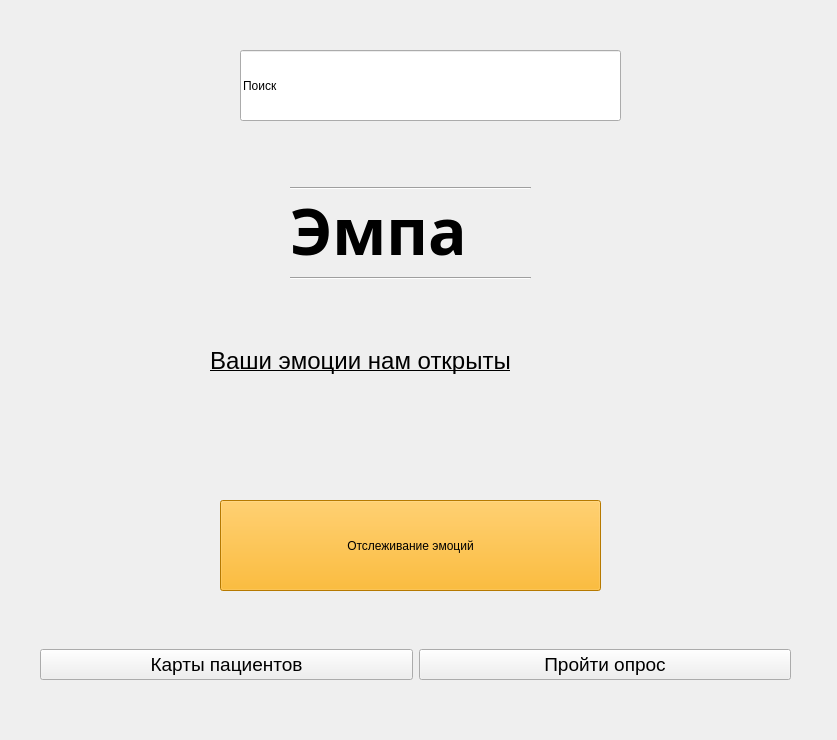
<?xml version="1.0" encoding="UTF-8"?>
<ui version="4.0">
 <class>Form</class>
 <widget class="QWidget" name="Form">
  <property name="geometry">
   <rect>
    <x>0</x>
    <y>0</y>
    <width>837</width>
    <height>740</height>
   </rect>
  </property>
  <property name="windowTitle">
   <string>Form</string>
  </property>
  <property name="styleSheet">
   <string notr="true">font: 75 48pt &quot;Century Gothic&quot;;</string>
  </property>
  <widget class="QLabel" name="label">
   <property name="geometry">
    <rect>
     <x>290</x>
     <y>110</y>
     <width>311</width>
     <height>241</height>
    </rect>
   </property>
   <property name="font">
    <font>
     <family>Century Gothic</family>
     <pointsize>48</pointsize>
     <weight>9</weight>
     <italic>false</italic>
     <bold>false</bold>
    </font>
   </property>
   <property name="text">
    <string>&lt;html&gt;&lt;head/&gt;&lt;body&gt;&lt;p&gt;&lt;span style=&quot; font-weight:600;&quot;&gt;Эмпа&lt;/span&gt;&lt;/p&gt;&lt;/body&gt;&lt;/html&gt;</string>
   </property>
  </widget>
  <widget class="QWidget" name="horizontalLayoutWidget">
   <property name="geometry">
    <rect>
     <x>40</x>
     <y>609</y>
     <width>751</width>
     <height>111</height>
    </rect>
   </property>
   <layout class="QHBoxLayout" name="horizontalLayout">
    <item>
     <widget class="QPushButton" name="pushButton_2">
      <property name="font">
       <font>
        <family>MS Shell Dlg 2</family>
        <pointsize>14</pointsize>
        <weight>50</weight>
        <italic>false</italic>
        <bold>false</bold>
       </font>
      </property>
      <property name="styleSheet">
       <string notr="true">font: 9pt &quot;Century Gothic&quot;;
font: 14pt &quot;MS Shell Dlg 2&quot;;</string>
      </property>
      <property name="text">
       <string>Карты пациентов</string>
      </property>
     </widget>
    </item>
    <item>
     <widget class="QPushButton" name="pushButton_3">
      <property name="font">
       <font>
        <family>MS Shell Dlg 2</family>
        <pointsize>14</pointsize>
        <weight>50</weight>
        <italic>false</italic>
        <bold>false</bold>
       </font>
      </property>
      <property name="styleSheet">
       <string notr="true">font: 9pt &quot;Century Gothic&quot;;
font: 14pt &quot;MS Shell Dlg 2&quot;;</string>
      </property>
      <property name="text">
       <string>Пройти опрос</string>
      </property>
     </widget>
    </item>
   </layout>
  </widget>
  <widget class="QPushButton" name="pushButton">
   <property name="geometry">
    <rect>
     <x>220</x>
     <y>500</y>
     <width>381</width>
     <height>91</height>
    </rect>
   </property>
   <property name="styleSheet">
    <string notr="true">font: 16pt &quot;Century Gothic&quot;;
background-color: rgb(255, 170, 0);</string>
   </property>
   <property name="text">
    <string>Отслеживание эмоций</string>
   </property>
  </widget>
  <widget class="QLineEdit" name="lineEdit">
   <property name="geometry">
    <rect>
     <x>240</x>
     <y>50</y>
     <width>381</width>
     <height>71</height>
    </rect>
   </property>
   <property name="styleSheet">
    <string notr="true">font: 18pt &quot;Century Gothic&quot;;</string>
   </property>
   <property name="text">
    <string>Поиск</string>
   </property>
  </widget>
  <widget class="Line" name="line">
   <property name="geometry">
    <rect>
     <x>290</x>
     <y>270</y>
     <width>241</width>
     <height>16</height>
    </rect>
   </property>
   <property name="orientation">
    <enum>Qt::Horizontal</enum>
   </property>
  </widget>
  <widget class="Line" name="line_2">
   <property name="geometry">
    <rect>
     <x>290</x>
     <y>270</y>
     <width>241</width>
     <height>16</height>
    </rect>
   </property>
   <property name="orientation">
    <enum>Qt::Horizontal</enum>
   </property>
  </widget>
  <widget class="Line" name="line_3">
   <property name="geometry">
    <rect>
     <x>290</x>
     <y>180</y>
     <width>241</width>
     <height>16</height>
    </rect>
   </property>
   <property name="orientation">
    <enum>Qt::Horizontal</enum>
   </property>
  </widget>
  <widget class="QLabel" name="label_2">
   <property name="geometry">
    <rect>
     <x>210</x>
     <y>330</y>
     <width>421</width>
     <height>81</height>
    </rect>
   </property>
   <property name="text">
    <string>&lt;html&gt;&lt;head/&gt;&lt;body&gt;&lt;p&gt;&lt;span style=&quot; font-size:28pt; font-weight:400; text-decoration: underline; vertical-align:super;&quot;&gt;Ваши эмоции нам открыты&lt;/span&gt;&lt;/p&gt;&lt;/body&gt;&lt;/html&gt;</string>
   </property>
  </widget>
 </widget>
 <resources/>
 <connections/>
</ui>
